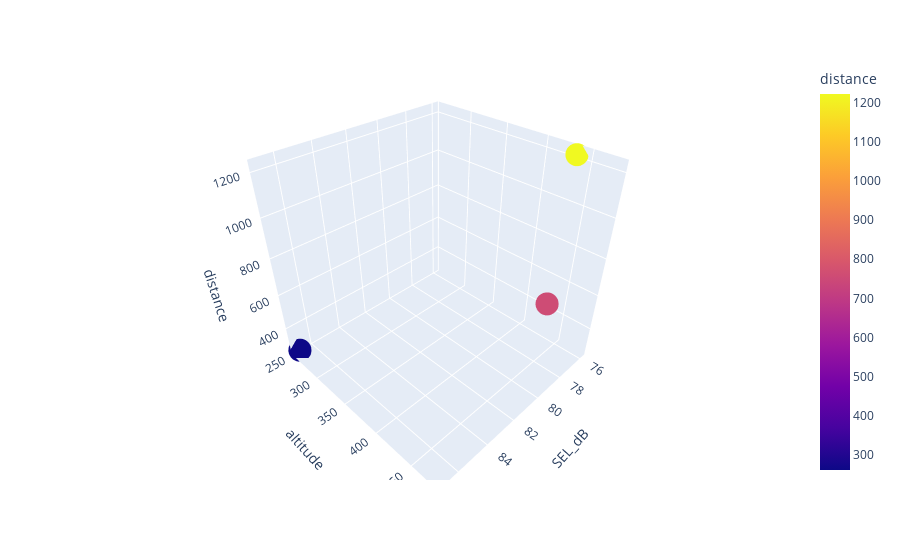

Notebook code for this chart:
### Code cell
df_320 =data.loc[Air320]
fig= px.scatter_3d(df_320, x="SEL_dB", y="altitude", z="distance", color="distance")
fig.show()

### Figure 1 — Plotly figure (JSON) as saved in the notebook; plotly's stock layout.template omitted (floating-point values rounded to 4 significant figures)
{"data": [{"hovertemplate": "SEL_dB=%{x}<br>altitude=%{y}<br>distance=%{marker.color}<extra></extra>", "legendgroup": "", "marker": {"color": [261.2, 757.4, 1222.0], "coloraxis": "coloraxis", "symbol": "circle"}, "mode": "markers", "name": "", "scene": "scene", "showlegend": false, "type": "scatter3d", "x": [86.94, 79.97, 75.87], "y": [256.2, 477.2, 437.0], "z": [261.2, 757.4, 1222.0]}], "layout": {"coloraxis": {"colorbar": {"title": {"text": "distance"}}, "colorscale": [[0, "#0d0887"], [0.1111, "#46039f"], [0.2222, "#7201a8"], [0.3333, "#9c179e"], [0.4444, "#bd3786"], [0.5556, "#d8576b"], [0.6667, "#ed7953"], [0.7778, "#fb9f3a"], [0.8889, "#fdca26"], [1, "#f0f921"]]}, "legend": {"tracegroupgap": 0}, "margin": {"t": 60}, "scene": {"domain": {"x": [0, 1], "y": [0, 1]}, "xaxis": {"title": {"text": "SEL_dB"}}, "yaxis": {"title": {"text": "altitude"}}, "zaxis": {"title": {"text": "distance"}}}}}
